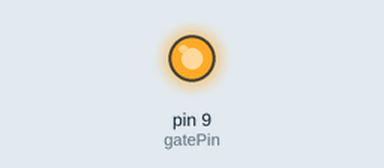
Recording of a sketch running on a simulated Arduino Uno, built with avr-gcc and run on an emulated ATmega328P. Parts: output pins drawn as LEDs (lit = HIGH).

Above: at 1.0 s.
At 3.0 s:
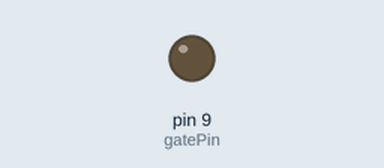
Timing chart, 0 to 5.2 s (numbered marks = the images above):
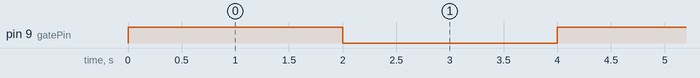

Measured:
- by itself, pin 9 (gatePin): alternates HIGH for 2.0 s and LOW for 2.0 s

The sketch:

Pump-Mosfet.ino
```cpp
// electrical diagram taken from https://www.youtube.com/watch?v=XrJ_zLWFGFw

int gatePin = 9;
int delayTime = 2000;

void setup() {
  // put your setup code here, to run once:
  pinMode(gatePin, OUTPUT);
}

void loop() {
  // put your main code here, to run repeatedly:
  digitalWrite(gatePin, HIGH);
  delay(delayTime);
  digitalWrite(gatePin, LOW);
  delay(delayTime);
}
```
